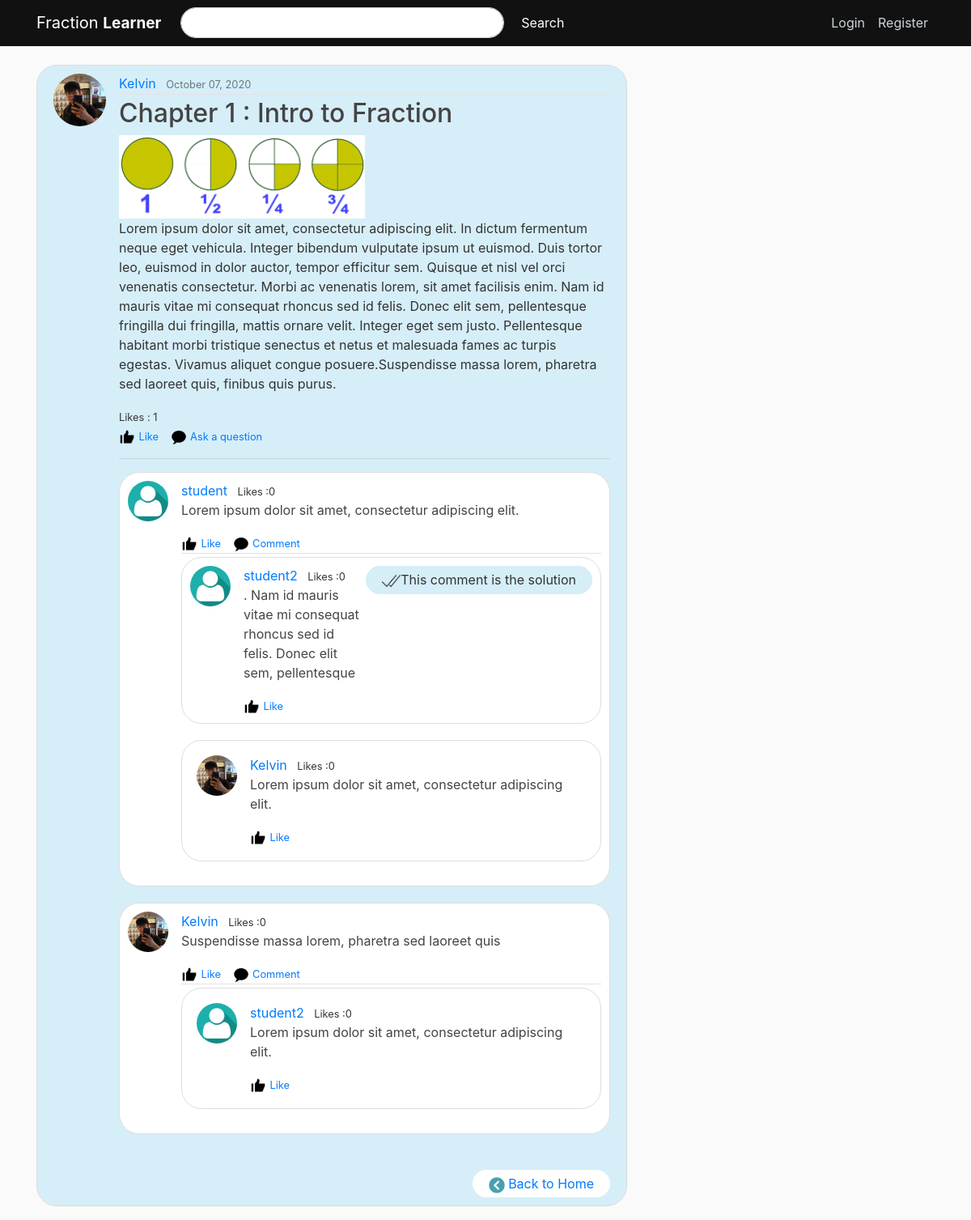
Page /tutorial/9/ on the earlier database version.
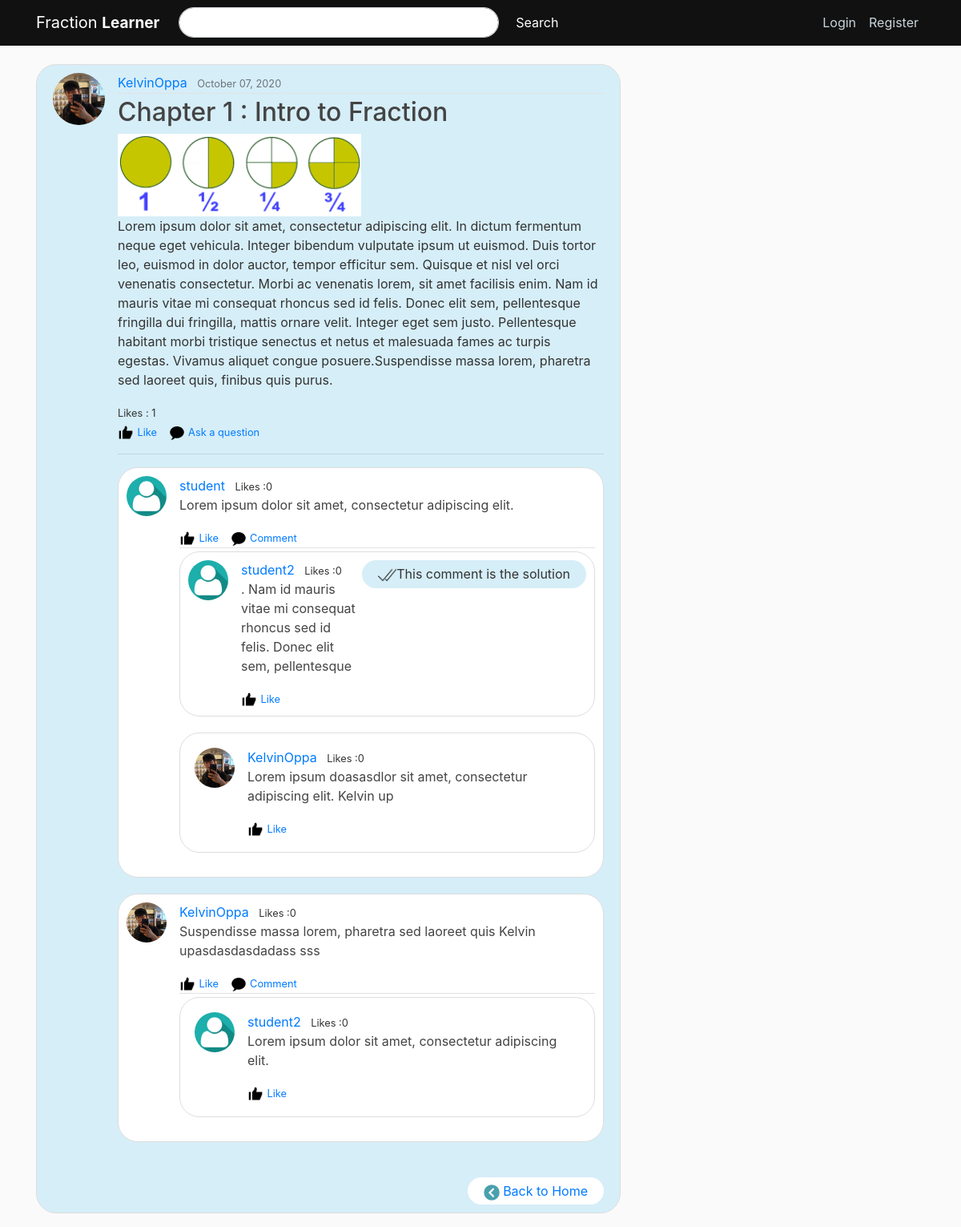
Same page on the later database version.
### tutorial/models.py (models this page shows, shortened)
class Tutorial(models.Model):
    title = models.CharField(max_length=100)
    liked_by = models.ManyToManyField(User,related_name='liked_by_question',blank = True)
    like = models.IntegerField(default=0)
    content = models.TextField()
    date_published = models.DateTimeField(default = timezone.now)
    author = models.ForeignKey(settings.AUTH_USER_MODEL, on_delete = models.CASCADE)
    image = models.ImageField(upload_to="image",blank=True)

class Comment(models.Model):
    post = models.ForeignKey(Tutorial,on_delete=models.CASCADE,related_name="comments")
    liked_by = models.ManyToManyField(User,related_name='liked_by',blank = True)
    like = models.IntegerField(default=0)
    r_token = models.BooleanField(default=False)
    author = models.ForeignKey(User, on_delete=models.CASCADE)
    date_published = models.DateTimeField(default=timezone.now)
    comment = models.TextField()

class Qcomment(models.Model):
    comment = models.ForeignKey(Comment,on_delete=models.CASCADE,related_name="Qcomments")
    liked_by = models.ManyToManyField(User,related_name='liked_by_qcomment',blank = True)
    like = models.IntegerField(default=0)
    r_token = models.BooleanField(default=False)
    author = models.ForeignKey(User, on_delete=models.CASCADE)
    date_published = models.DateTimeField(default=timezone.now)
    qcomment = models.TextField()

### users/models.py (models this page shows, shortened)
class Profile(models.Model):
    user = models.OneToOneField(User, on_delete=models.CASCADE) #make sure no duplicate username
    image = models.ImageField(default="default.png", upload_to="profile_pics") #specify this is image

### tutorial/views.py (the view)
# urls.py: path("tutorial/<int:pk>/", TutorialDetailView.as_view(), name='tutorial-detail'),
class TutorialDetailView(DetailView):
    model = Tutorial
    def get_context_data(self, **kwargs):
        context = super().get_context_data(**kwargs)
        context['file'] = FilesAdmin.objects.all()
        return context

### tutorial/templates/tutorial/tutorial_detail.html (shortened to what this page needs)
{% extends "tutorial/base.html" %}
{% load static %}
{% block content %}
	<article class="media content-section" style = "border-radius: 25px; background-color: #d6eef8; left: 90% ">
	  <img class="rounded-circle article-img" src="{{ tutorial.author.profile.image.url }}">
	  <div class="media-body">
	    <div class="article-metadata">
	      <a class="mr-2" href="#">{{ tutorial.author.username }}</a>
				<small class="text-muted">{{ tutorial.date_published|date:"F d, Y" }}</small>
	    </div>
	    <h2 class="article-title">{{ tutorial.title }}</h2>
			{% if tutorial.image %}
				<div>
					<a href="{{ tutorial.image.url }}"><img style='width:50%;height: 50%;'src="{{ tutorial.image.url }}"></a>
				</div>
			{% endif %}
			<p class="article-content">{{ tutorial.content }}</p>
			<small>Likes : {{ tutorial.liked_by.count }}</small>
			<div>
			{% if user in tutorial.liked_by.all %}
				<form method="post">
					{% csrf_token %}
					<a class="btn-mr-3" href="{% url 'vote_tutorial' tutorial.pk %}"><img style="width:20px;height:20px" src="{% static 'Image/dislikes.png' %}"> <small>Dislike</small></a>
					<a style="padding-left:10px;" class="btn-mr-3" href="{% url 'comment' tutorial.pk%}"><img style="width:20px;height:20px"src="{% static 'Image/comment.png' %}">  <small>Ask a question</small></a>
				</form>
			{% else %}
				<form method="post">
					<a class="btn-mr-3" href="{% url 'vote_tutorial' tutorial.pk %}"><img style="width:20px;height:20px" src="{% static 'Image/likes.png' %}"> <small>Like</small></a>
					<a style="padding-left:10px;" class="btn-mr-3" href="{% url 'comment' tutorial.pk%}"><img style="width:20px;height:20px"src="{% static 'Image/comment.png' %}">  <small>Ask a question</small></a>
				</form>
			{% endif %}
			</div>
			<hr>
			{% for comment in tutorial.comments.all %}
				{% if comment.r_token == False %}
					<article class="media content-section" style = "border-radius: 25px; background-color: white; padding: 10px;">
						<img  style="width:50px;height:50px" class="rounded-circle article-img" src="{{ comment.author.profile.image.url }}">
						<div class="media-body">
							<div class="article-metadata">
								<a class="mr-2" href="#">{{ comment.author }}</a>
								<small>Likes :{{ comment.liked_by.count }}</small>
								<p class="article-title"> {{ comment.comment }}</p>
								{% if user in comment.liked_by.all %}
								<form method="post">
									{% csrf_token %}
									<a class="btn-mr-3" href="{% url 'vote' comment.id%}"><img src="{% static 'Image/dislike.png' %}"> <small>Dislike</small></a>
									<a style="padding-left:10px;" class="btn-mr-3" href="{% url 'qcomment' comment.id%}"><img style="width:20px;height:20px"src="{% static 'Image/comment.png' %}">  <small>Comment</small></a>
								</form>
								{% else %}
									<form method="post">
										<a class="btn-mr-3" href="{% url 'vote' comment.id%}"><img style="width:20px;height:20px" src="{% static 'Image/likes.png' %}">  <small>Like</small></a>
										<a style="padding-left:10px;" class="btn-mr-3" href="{% url 'qcomment' comment.id%}"><img style="width:20px;height:20px"src="{% static 'Image/comment.png' %}">  <small>Comment</small></a>
									</form>
								{% endif %}
							</div>
							{% for qcomment in comment.Qcomments.all %}
								{% if qcomment.r_token == False %}
									<article class="media content-section" style = "border-radius: 25px; background-color: white; padding: 18px;">
										<img  style="width:50px;height:50px" class="rounded-circle article-img" src="{{ qcomment.author.profile.image.url }}">
										<div class="media-body">
											<div class="article">
												<a class="mr-2" href="#">{{ qcomment.author }}</a>
												<small>Likes :{{ qcomment.liked_by.count }}</small>
												<p class="article-title"> {{ qcomment.qcomment }}</p>
												{% if user in comment.liked_by.all %}
													<form method="post">
														{% csrf_token %}
														<a class="btn-mr-3" href="{% url 'qvote' qcomment.id%}"><img src="{% static 'Image/dislike.png' %}"> <small>Dislike</small></a>
													</form>
												{% else %}
													<form method="post">
														<a class="btn-mr-3" href="{% url 'qvote' qcomment.id%}"><img style="width:20px;height:20px" src="{% static 'Image/likes.png' %}">  <small>Like</small></a>
													</form>
												{% endif %}
											</div>
										</div>
									</article>
								{% elif qcomment.r_token == True %}
									<article class="media content-section" style = "border-radius: 25px; background-color: white; padding: 10px;">
										<img  style="width:50px;height:50px" class="rounded-circle article-img" src="{{ qcomment.author.profile.image.url }}">
										<div class="media-body">
											<div class="article">
												<a class="mr-2" href="#">{{ qcomment.author }}</a>
												<small>Likes :{{ qcomment.liked_by.count }}</small>
												<p class="article-title"> {{ qcomment.qcomment }}</p>
												{% if user in comment.liked_by.all %}
												<form method="post">
													{% csrf_token %}
													<a class="btn-mr-3" href="{% url 'qvote' qcomment.id%}"><img src="{% static 'Image/dislike.png' %}"> <small>Dislike</small></a>
												</form>
												{% else %}
													<form method="post">
														<a class="btn-mr-3" href="{% url 'qvote' qcomment.id%}"><img style="width:20px;height:20px" src="{% static 'Image/likes.png' %}">  <small>Like</small></a>
													</form>
												{% endif %}
											</div>
										</div>
										{% if comment.author == user and qcomment.r_token == True  %}
											<a style = "border-radius: 25px;background-color: #d6eef8;padding:5px;padding-left:20px;padding-right:20px;" href="{% url 'solution' qcomment.id %}"><img style="width:23px;height:23px;"src="{% static 'Image/solution.png' %}">Undo as solution </a>
										{% else %}
											<a style = "border-radius: 25px;background-color: #d6eef8;padding:5px;padding-left:20px;padding-right:20px;"><img style="width:23px;height:23px;"src="{% static 'Image/solution.png' %}">This comment is the solution </a>
										{% endif %}
									</article>
								{% endif %}
						{% endfor %}
						</div>
					</article>
					{% endif %}
			{% empty %}
				<p>There is no comment</p>
			{% endfor %}
			<br>
		<a style = "float:right;border-radius: 25px;background-color: white;padding:5px;padding-left:20px;padding-right:20px;" href="{% url 'tutorial' %}"><img style="width:20px;height:20px" src="{% static 'Image/back.png' %}"> Back to Home</a>
	  </div>
	</article>
{% endblock content %}

### tutorial/templates/tutorial/base.html (shortened to what this page needs)
{% load static %}
<!DOCTYPE html>
<html>
<head>
    <link rel="stylesheet" href="https://stackpath.bootstrapcdn.com/bootstrap/4.3.1/css/bootstrap.min.css">
    <link rel="stylesheet" type="text/css" href="{% static 'tutorial/main.css' %}">
</head>
<body>
    <header class="site-header">
    <nav style="background-color: #111;" class="navbar navbar-expand-md navbar-dark  fixed-top">
        <div class="container">
        <a class="navbar-brand mr-4" href="{% url 'tutorial' %}">Fraction <b style="font-size:19px">Learner</b></a>
        <div class="collapse navbar-collapse" id="navbarToggle">
            <div class="navbar-nav mr-auto">
						<form class="form-inline" action="/search/" method="get">
								<input style="width:400px ;border-radius: 20px;"class="form-control mr-sm-2" type="text" name="search">
								<button class="btn btn-default" type="submit">
										<span style="color : white" class="glyphicon glyphicon-search">Search <img style="width:15px;height:15px;filter: invert(100%);" src="{% static 'Image/search.png' %}"/></span>
								</button>
						</form>
            </div>
            <div class="navbar-nav">
            {% if user.is_authenticated %}
                <a class="nav-item nav-link" href="{% url 'profile' %}"><img class="rounded-circle article-img" style="width:30px;height:30px"src="{{ user.profile.image.url }}">Logged In</a>
                <a class="nav-item nav-link" href="{% url 'logout' %}">Logout</a>
            {% else %}
                <a class="nav-item nav-link" href="{% url 'login' %}">Login</a>
                <a class="nav-item nav-link" href="{% url 'register' %}"> Register </a>
            {% endif %}
            </div>
        </div>
        </div>
    </nav>
    </header>
    <main role="main" class="container">
	  <div class="row">
	    <div class="col-md-8">
	      {% block content %}{% endblock %}
	    </div>
	</main>
</body>
</html>

### tutorial/static/tutorial/main.css (style rules this page uses)
body { background: #fafafa; color: #333333; margin-top: 5rem; }
h1, h2, h3, h4, h5, h6 { color: #444444; }
.site-header .navbar-nav .nav-link { color: #cbd5db; }
.content-section { background: #ffffff; padding: 10px 20px; border: 1px solid #dddddd; border-radius: 3px; margin-bottom: 20px; }
.article-title { color: #444444; }
.article-content { white-space: pre-line; }
.article-img { height: 65px; width: 65px; margin-right: 16px; }
.article-metadata { padding-bottom: 1px; margin-bottom: 4px; border-bottom: 1px solid #e3e3e3 }

Differences in the rows shown:
changed through a linked row, Tutorial "Chapter 1 : Intro to Fraction": author.username "Kelvin" → "KelvinOppa"
changed Qcomment: author "Kelvin" → "KelvinOppa"; qcomment "Lorem ipsum dolor sit amet, consectetur adipiscing elit." → "Lorem ipsum doasasdlor sit amet, consectetur adipiscing elit. Kelvin up"
changed Comment: author "Kelvin" → "KelvinOppa"; comment "Suspendisse massa lorem, pharetra sed laoreet quis" → "Suspendisse massa lorem, pharetra sed laoreet quis Kelvin upasdasdasdadass sss"
